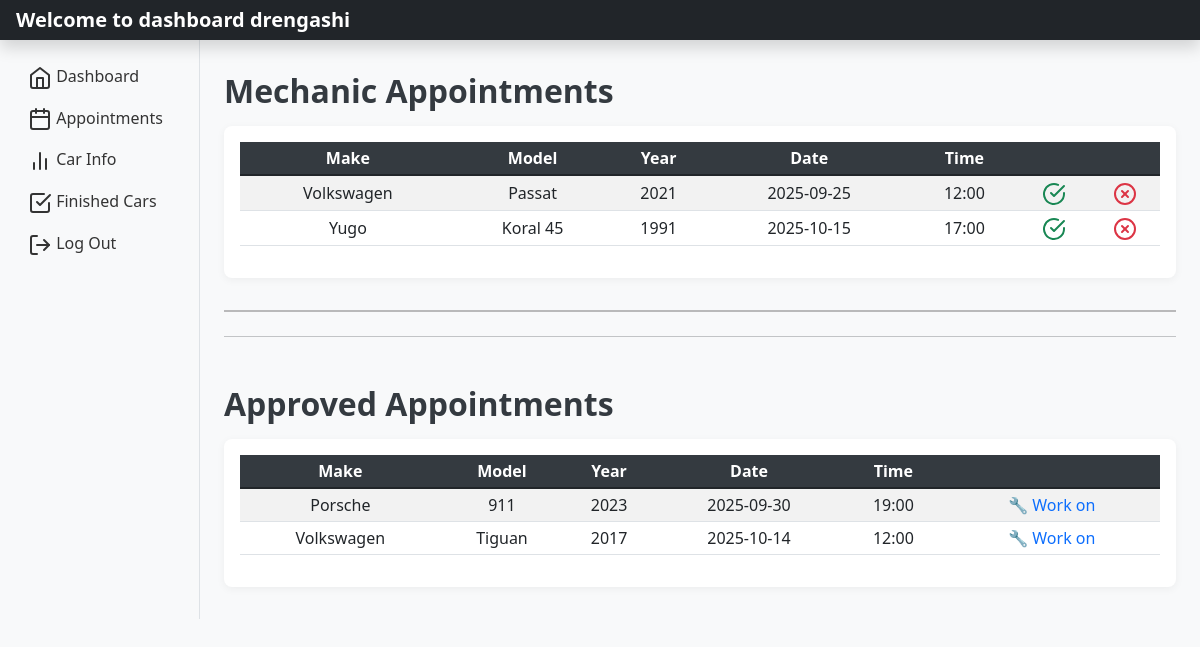
The app's page /appointments.php (signed in) with its own data.
### tables this page shows
CREATE TABLE `appointments` (
  `id` int(11) NOT NULL,
  `user_id` int(11) NOT NULL,
  `make` varchar(255) NOT NULL,
  `model` varchar(255) NOT NULL,
  `year` int(255) NOT NULL,
  `date` varchar(255) NOT NULL,
  `time` varchar(255) NOT NULL,
  `is_approved` varchar(255) NOT NULL,
  `image` varchar(255) DEFAULT NULL,
  `working_on` varchar(255) NOT NULL
);

### appointments.php (the view, shortened to what this page needs)
<?php
   include_once('database/config.php');
   if ($_SESSION['is_admin'] == 'true') {
    $sql = "SELECT appointments.id, appointments.make, appointments.model, appointments.year, appointments.date, appointments.time, appointments.is_approved
            FROM appointments
            INNER JOIN users ON users.id = appointments.user_id
            WHERE appointments.is_approved = 'false'";
    $approvdedAppnts = "SELECT appointments.id, appointments.make, appointments.model, appointments.year, appointments.date, appointments.time, appointments.is_approved
            FROM appointments
            INNER JOIN users ON users.id = appointments.user_id
            WHERE appointments.is_approved = 'true'";
    $selectAppointments = $conn->prepare($sql);
    $selectAppointments->execute();
    $getApprvdAppnts = $conn->prepare($approvdedAppnts);
    $getApprvdAppnts->execute();
    $appointments_data = $selectAppointments->fetchAll();
    $approvdAppntsData = $getApprvdAppnts->fetchAll();
}
?>
<!DOCTYPE html>
<html>
<head>
    <link href="https://cdn.jsdelivr.net/npm/bootstrap@5.1.3/dist/css/bootstrap.min.css" rel="stylesheet">
</head>
<body>
<header class="navbar navbar-dark sticky-top bg-dark flex-md-nowrap p-0 shadow">
  <a class="navbar-brand col-md-3 col-lg-2 me-0 px-3" href="#"><?php echo "Welcome to dashboard " . $_SESSION['username']; ?></a>
</header>
<div class="container-fluid">
    <div class="row">
        <nav id="sidebarMenu" class="col-md-3 col-lg-2 d-md-block bg-light sidebar collapse">
            <div class="position-sticky pt-3">
                <ul class="nav flex-column">
                    <?php if ($_SESSION['is_admin'] == 'true') { ?>
                        <li class="nav-item"><a class="nav-link active" href="dashboard.php"><span data-feather="home"></span> Dashboard</a></li>
                        <li class="nav-item"><a class="nav-link" href="appointments.php"><i data-feather="calendar"></i> Appointments</a></li>
                        <li class="nav-item"><a class="nav-link" href="workOnCar.php"><i data-feather="bar-chart-2"></i> Car Info</a></li>
                        <li class="nav-item"><a class="nav-link" href="finishedCars.php"><i data-feather="check-square"></i> Finished Cars</a></li>
                        <li class="nav-item"><a class="nav-link" href="logout.php"><i data-feather="log-out"></i> Log Out</a></li>
                    <?php } ?>
                </ul>
            </div>
        </nav>
        <main class="col-md-9 ms-sm-auto col-lg-10 px-md-4">
            <h2>Mechanic Appointments</h2>
            <div class="table-responsive table">
                <table class="table table-striped table-sm">
                    <thead>
                        <tr>
                            <th scope="col">Make</th>
                            <th scope="col">Model</th>
                            <th scope="col">Year</th>
                            <th scope="col">Date</th>
                            <th scope="col">Time</th>
                            <?php if ($_SESSION['is_admin'] == 'true') { ?>
                            <th></th>
                            <th></th>
                            <?php } else {?>
                                <th>Status</th>
                            <?php } ?>
                        </tr>
                    </thead>
                    <tbody>
                    <?php foreach ($appointments_data as $appointment_data) { ?>
                        <tr>
                            <td><?php echo $appointment_data['make']; ?></td>
                            <td><?php echo $appointment_data['model']; ?></td>
                            <td><?php echo $appointment_data['year']; ?></td>
                            <td><?php echo $appointment_data['date']; ?></td>
                            <td><?php echo $appointment_data['time']; ?></td>
                            <?php if ($_SESSION['is_admin'] == 'true') { ?>
                                <td><a href="approve.php?id=<?= $appointment_data['id']; ?>" class="text-success"><i data-feather="check-circle"></i></a></td>
                                <td><a href="decline.php?id=<?= $appointment_data['id']; ?>" class="text-danger"><i data-feather="x-circle"></i></a></td>
                                    <?php }?>
                        </tr>
                    <?php } ?>
                    </tbody>
                </table>
            </div>
            <?php if ($_SESSION['is_admin'] == 'true') { ?>
                <hr style="color: black; background-color: black; border: 1px solid black;">
                <hr class="my-4">
                <h2 class="approved">Approved Appointments</h2>
                <div class="table-responsive">
                    <table class="table table-striped table-sm">
                        <thead>
                            <tr>
                                <th scope="col">Make</th>
                                <th scope="col">Model</th>
                                <th scope="col">Year</th>
                                <th scope="col">Date</th>
                                <th scope="col">Time</th>
                                <th></th>
                            </tr>
                        </thead><tbody>
                        <?php foreach ($approvdAppntsData as $approvdAppntData) { ?>
                            <tr>
                                <td><?php echo $approvdAppntData['make']; ?></td>
                                <td><?php echo $approvdAppntData['model']; ?></td>
                                <td><?php echo $approvdAppntData['year']; ?></td>
                                <td><?php echo $approvdAppntData['date']; ?></td>
                                <td><?php echo $approvdAppntData['time']; ?></td>
                                <td><a href="workOn.php?id=<?= $approvdAppntData['id']; ?>" class="action-link text-primary">🔧 Work on</a></td>
                            </tr>
                        <?php } ?>
                        </tbody>
                    </table>
                </div>
            <?php } ?>
        </main>
    </div>
</div>
</body>
</html>

### appointments.php (style rules this page uses)
body { background-color: #f8f9fa; font-family: 'Segoe UI', Tahoma, Geneva, Verdana, sans-serif; }
.navbar-brand { font-weight: bold; }
.nav-link { color: #333; transition: all 0.3s; }
h2 { margin-top: 2rem; margin-bottom: 1rem; font-weight: 600; color: #343a40; }
.sidebar { background-color: #f1f3f5; border-right: 1px solid #dee2e6; }
.table-responsive { box-shadow: 0 2px 8px rgba(0,0,0,0.05); background-color: white; border-radius: 8px; padding: 1rem; margin-bottom: 2rem; }
.table th { background-color: #343a40; color: white; text-align: center; }
.table td, .table th { vertical-align: middle; text-align: center; }
a.action-link { text-decoration: none; font-weight: 500; margin: 0 5px; }
.approved { margin-top: 3rem; }

### records on screen
appointments: make "Volkswagen", model "Passat", year "2021", date "2025-09-25", time "12:00"
appointments: make "Yugo", model "Koral 45", year "1991", date "2025-10-15", time "17:00"
appointments: make "Porsche", model "911", year "2023", date "2025-09-30", time "19:00"
appointments: make "Volkswagen", model "Tiguan", year "2017", date "2025-10-14", time "12:00"

### other values on screen
$_SESSION['username'] "drengashi"
